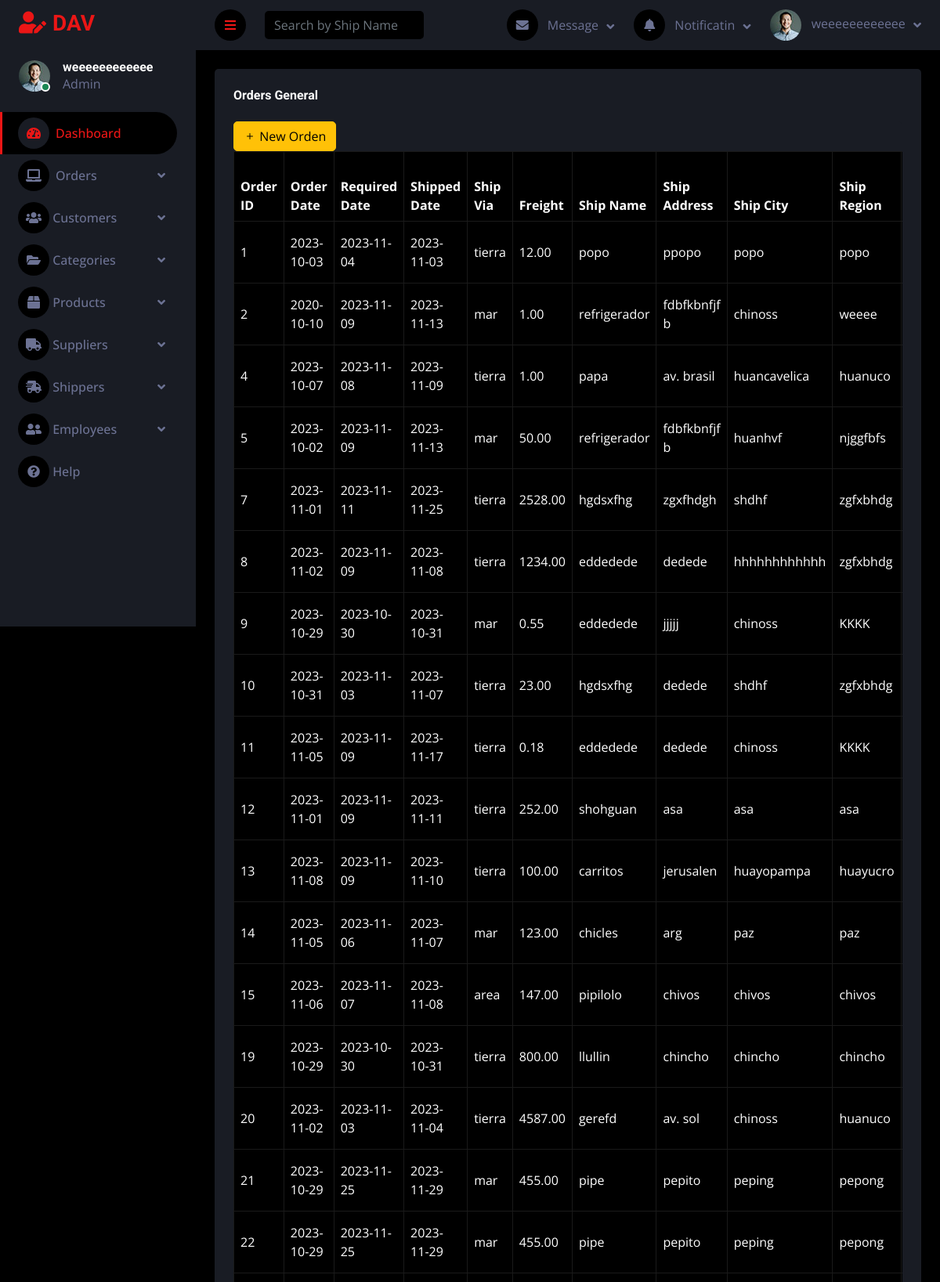
/z13list_order.php (signed in, upper part), run on the app's committed database.
### tables this page shows
CREATE TABLE `user` (
  `user_id` int(11) NOT NULL,
  `username` varchar(255) NOT NULL,
  `password` varchar(255) NOT NULL,
  `email` varchar(255) NOT NULL,
  `state` enum('activo','eliminado') DEFAULT 'activo'
);

CREATE TABLE `orders` (
  `order_id` int(11) NOT NULL,
  `user_id` int(11) DEFAULT NULL,
  `customer_id` int(11) DEFAULT NULL,
  `employee_id` int(11) DEFAULT NULL,
  `shipper_id` int(11) DEFAULT NULL,
  `order_date` date DEFAULT NULL,
  `required_date` date DEFAULT NULL,
  `shipped_date` date DEFAULT NULL,
  `ship_via` varchar(50) DEFAULT NULL,
  `freight` decimal(10,2) DEFAULT NULL,
  `ship_name` varchar(255) DEFAULT NULL,
  `ship_address` varchar(255) DEFAULT NULL,
  `ship_city` varchar(255) DEFAULT NULL,
  `ship_region` varchar(255) DEFAULT NULL,
  `ship_postal_code` varchar(10) DEFAULT NULL,
  `ship_country` varchar(255) DEFAULT NULL,
  `state` enum('activo','eliminado') DEFAULT 'activo'
);

### z13list_order.php (the view, shortened to what this page needs)
<!DOCTYPE html>
<html lang="en">
<head>
    <link href="https://cdnjs.cloudflare.com/ajax/libs/font-awesome/5.10.0/css/all.min.css" rel="stylesheet">
    <link href="https://cdn.jsdelivr.net/npm/bootstrap-icons@1.4.1/font/bootstrap-icons.css" rel="stylesheet">
    <link href="lib/owlcarousel/assets/owl.carousel.min.css" rel="stylesheet">
    <link href="lib/tempusdominus/css/tempusdominus-bootstrap-4.min.css" rel="stylesheet" />
    <link href="css/bootstrap.min.css" rel="stylesheet">
    <link href="css/style.css" rel="stylesheet">
</head>
<body>
    <div class="container-fluid position-relative d-flex p-0">
        <div class="sidebar pe-4 pb-3">
            <nav class="navbar bg-secondary navbar-dark">
                <a href="index2.php" class="navbar-brand mx-4 mb-3">
                    <h3 class="text-primary"><i class="fa fa-user-edit me-2"></i>DAV</h3>
                </a>
                <div class="d-flex align-items-center ms-4 mb-4">
                    <div class="position-relative">
                        <img class="rounded-circle" src="img/user.jpg" alt="" style="width: 40px; height: 40px;">
                        <div class="bg-success rounded-circle border border-2 border-white position-absolute end-0 bottom-0 p-1"></div>
                    </div>
                    <div class="ms-3">
                        <h6 class="mb-0">
                        <?php
                                    include 'sistem/data_base/conn.php';
                                    if (isset($_SESSION['user_id'])) {
                                        $userId = $_SESSION['user_id'];
                                        $sql = "SELECT username FROM user WHERE user_id = $userId";
                                        $result = mysqli_query($conn, $sql);
                                        if ($result) {
                                            $row = mysqli_fetch_assoc($result);
                                            $username = $row['username'];
                                            echo $username;
                                        } else {
                                            echo "Error al ejecutar la consulta: " . mysqli_error($conn);
                                        }
                                    } else {
                                        header("Location: index.html");
                                        exit();
                                    }
                                ?>
                        </h6>
                        <span>Admin</span>
                    </div>
                </div>
                <div class="navbar-nav w-100">
                    <a href="index2.php" class="nav-item nav-link active"><i class="fa fa-tachometer-alt me-2"></i>Dashboard</a>
                        <div class="nav-item dropdown">
                            <a href="#" class="nav-link dropdown-toggle" data-bs-toggle="dropdown"><i class="fa fa-laptop me-2"></i>Orders</a>
                        </div>
                        <div class="nav-item dropdown">
                            <a href="#" class="nav-link dropdown-toggle" data-bs-toggle="dropdown"><i class="fas fa-users"></i> Customers</a>
                        </div>
                        <div class="nav-item dropdown">
                            <a href="#" class="nav-link dropdown-toggle" data-bs-toggle="dropdown"><i class="fas fa-folder-open"></i> Categories</a>
                        </div>
                        <div class="nav-item dropdown">
                            <a href="#" class="nav-link dropdown-toggle" data-bs-toggle="dropdown"><i class="fas fa-box"></i> Products</a>
                        </div>
                        <div class="nav-item dropdown">
                            <a href="#" class="nav-link dropdown-toggle" data-bs-toggle="dropdown"><i class="fas fa-truck"></i> Suppliers</a>
                        </div>
                        <div class="nav-item dropdown">
                            <a href="#" class="nav-link dropdown-toggle" data-bs-toggle="dropdown"><i class="fas fa-shipping-fast"></i> Shippers</a>
                        </div>
                        <div class="nav-item dropdown">
                            <a href="#" class="nav-link dropdown-toggle" data-bs-toggle="dropdown"><i class="fas fa-user-friends"></i> Employees</a>
                        </div>
                        <a href="404.php" class="nav-item nav-link"><i class="fas fa-question-circle"></i> Help</a>
                        </div>
                    </div>
                </div>
        <div class="content">
            <nav class="navbar navbar-expand bg-secondary navbar-dark sticky-top px-4 py-0">
                <a href="#" class="sidebar-toggler flex-shrink-0">
                    <i class="fa fa-bars"></i>
                </a>
                <form class="d-none d-md-flex ms-4">
                    <input class="form-control bg-dark border-0" type="search" placeholder="Search by Ship Name">
                </form>
                <div class="navbar-nav align-items-center ms-auto">
                    <div class="nav-item dropdown">
                        <a href="#" class="nav-link dropdown-toggle" data-bs-toggle="dropdown">
                            <i class="fa fa-envelope me-lg-2"></i>
                            <span class="d-none d-lg-inline-flex">Message</span>
                        </a>
                    </div>
                    <div class="nav-item dropdown">
                        <a href="#" class="nav-link dropdown-toggle" data-bs-toggle="dropdown">
                            <i class="fa fa-bell me-lg-2"></i>
                            <span class="d-none d-lg-inline-flex">Notificatin</span>
                        </a>
                    </div>
                    <div class="nav-item dropdown">
                        <a href="#" class="nav-link dropdown-toggle" data-bs-toggle="dropdown">
                            <img class="rounded-circle me-lg-2" src="img/user.jpg" alt="" style="width: 40px; height: 40px;">
                            <span class="d-none d-lg-inline-flex">
                            <?php
                                    include 'sistem/data_base/conn.php';
                                    if (isset($_SESSION['user_id'])) {
                                        $userId = $_SESSION['user_id'];
                                        $sql = "SELECT username FROM user WHERE user_id = $userId";
                                        $result = mysqli_query($conn, $sql);
                                        if ($result) {
                                            $row = mysqli_fetch_assoc($result);
                                            $username = $row['username'];
                                            echo $username;
                                        } else {
                                            echo "Error al ejecutar la consulta: " . mysqli_error($conn);
                                        }
                                    } else {
                                        header("Location: index.html");
                                        exit();
                                    }
                                    ?>
                            </span>
                        </a>
                    </div>
                </div>
            </nav>
            <div class="container-fluid pt-4 px-4">
                <div class="row g-4">
                    <div class="col-sm-12 col-xl-35">
                        <div class="bg-secondary rounded h-100 p-4">
                            <h6 class="mb-4">Orders General</h6>
            <div class="container-fluid pt-0 px-0">
                <div class="bg-secondary text-center rounded p-0">
                    <div class="d-flex align-items-center justify-content-between mb-0">
                        <div class="d-flex justify-content-between align-items-center">
                                <a href="z11new_orders.php" class="btn btn-warning"><i class="bi bi-plus"></i> New Orden</a>
                            </div>
                    </div>
                    <div class="table-responsive">
                        <table class="table text-start align-middle table-bordered table-hover mb-0 table-dark">
                            <thead>
                                <tr>
                                    <th>Order ID</th>
                                    <th>Order Date</th>
                                    <th>Required Date</th>
                                    <th>Shipped Date</th>
                                    <th>Ship Via</th>
                                    <th>Freight</th>
                                    <th>Ship Name</th>
                                    <th>Ship Address</th>
                                    <th>Ship City</th>
                                    <th>Ship Region</th>
                                </tr>
                            </thead>
                                <tbody>
                                    <?php
                                    include 'sistem/data_base/conn.php';
                                    $query = "SELECT * FROM orders WHERE state = 'Activo'";
                                    $result = mysqli_query($conn, $query);
                                    if (mysqli_num_rows($result) > 0) {
                                        while ($row = mysqli_fetch_assoc($result)) {
                                            echo "<tr>";
                                            echo "<td>" . $row['order_id'] . "</td>";
                                            echo "<td>" . $row['order_date'] . "</td>";
                                            echo "<td>" . $row['required_date'] . "</td>";
                                            echo "<td>" . $row['shipped_date'] . "</td>";
                                            echo "<td>" . $row['ship_via'] . "</td>";
                                            echo "<td>" . $row['freight'] . "</td>";
                                            echo "<td>" . $row['ship_name'] . "</td>";
                                            echo "<td>" . $row['ship_address'] . "</td>";
                                            echo "<td>" . $row['ship_city'] . "</td>";
                                            echo "<td>" . $row['ship_region'] . "</td>";
                                            echo "</tr>";
                                        }
                                    } else {
                                        echo "<tr><td colspan='17'>No se encontraron órdenes en la base de datos.</td></tr>";
                                    }
                                    ?>
                                </tbody>
                        </table>
                    </div>
                </div>
            </div>
                        </div>
                    </div>
                </div>
            </div>
        </div>
</body>
</html>

### css/style.css (style rules this page uses)
:root { --primary: #EB1616; --secondary: #191C24; --light: #6C7293; --dark: #000000; }
.btn { transition: .5s; }
.sidebar { position: fixed; top: 0; left: 0; bottom: 0; width: 250px; height: 100vh; overflow-y: auto; background: var(--secondary); transition: 0.5s; z-index: 999; }
.content { margin-left: 250px; min-height: 100vh; background: var(--dark); transition: 0.5s; }
@media (min-width: 992px) { .sidebar { margin-left: 0; } }
@media (min-width: 992px) { .content { width: calc(100% - 250px); } }
.sidebar .navbar .navbar-nav .nav-link { padding: 7px 20px; color: var(--light); font-weight: 500; border-left: 3px solid var(--secondary); border-radius: 0 30px 30px 0; outline: none; }
.sidebar .navbar .navbar-nav .nav-link:hover, .sidebar .navbar .navbar-nav .nav-link.active { color: var(--primary); background: var(--dark); border-color: var(--primary); }
.sidebar .navbar .navbar-nav .nav-link i { width: 40px; height: 40px; display: inline-flex; align-items: center; justify-content: center; background: var(--dark); border-radius: 40px; }
.sidebar .navbar .navbar-nav .nav-link:hover i, .sidebar .navbar .navbar-nav .nav-link.active i { background: var(--secondary); }
.sidebar .navbar .dropdown-toggle::after { position: absolute; top: 15px; right: 15px; border: none; content: "\f107"; font-family: "Font Awesome 5 Free"; font-weight: 900; transition: .5s; }
.content .navbar .navbar-nav .nav-link { margin-left: 25px; padding: 12px 0; color: var(--light); outline: none; }
.content .navbar .sidebar-toggler, .content .navbar .navbar-nav .nav-link i { width: 40px; height: 40px; display: inline-flex; align-items: center; justify-content: center; background: var(--dark); border-radius: 40px; }
.content .navbar .dropdown-toggle::after { margin-left: 6px; vertical-align: middle; border: none; content: "\f107"; font-family: "Font Awesome 5 Free"; font-weight: 900; transition: .5s; }

### data on the page
user: username "weeeeeeeeeeee"
orders: order_id "1", order_date "2023-10-03", required_date "2023-11-04", shipped_date "2023-11-03", ship_via "tierra", freight "12.00", ship_name "popo", ship_address "ppopo", ship_city "popo", ship_region "popo"
orders: order_id "2", order_date "2020-10-10", required_date "2023-11-09", shipped_date "2023-11-13", ship_via "mar", freight "1.00", ship_name "refrigerador", ship_address "fdbfkbnfjf b", ship_city "chinoss", ship_region "weeee"
orders: order_id "4", order_date "2023-10-07", required_date "2023-11-08", shipped_date "2023-11-09", ship_via "tierra", freight "1.00", ship_name "papa", ship_address "av. brasil", ship_city "huancavelica", ship_region "huanuco"
orders: order_id "5", order_date "2023-10-02", required_date "2023-11-09", shipped_date "2023-11-13", ship_via "mar", freight "50.00", ship_name "refrigerador", ship_address "fdbfkbnfjf b", ship_city "huanhvf", ship_region "njggfbfs"
orders: order_id "7", order_date "2023-11-01", required_date "2023-11-11", shipped_date "2023-11-25", ship_via "tierra", freight "2528.00", ship_name "hgdsxfhg", ship_address "zgxfhdgh", ship_city "shdhf", ship_region "zgfxbhdg"
orders: order_id "8", order_date "2023-11-02", required_date "2023-11-09", shipped_date "2023-11-08", ship_via "tierra", freight "1234.00", ship_name "eddedede", ship_address "dedede", ship_city "hhhhhhhhhhhh", ship_region "zgfxbhdg"
orders: order_id "9", order_date "2023-10-29", required_date "2023-10-30", shipped_date "2023-10-31", ship_via "mar", freight "0.55", ship_name "eddedede", ship_address "jjjjj", ship_city "chinoss", ship_region "KKKK"
orders: order_id "10", order_date "2023-10-31", required_date "2023-11-03", shipped_date "2023-11-07", ship_via "tierra", freight "23.00", ship_name "hgdsxfhg", ship_address "dedede", ship_city "shdhf", ship_region "zgfxbhdg"
orders: order_id "11", order_date "2023-11-05", required_date "2023-11-09", shipped_date "2023-11-17", ship_via "tierra", freight "0.18", ship_name "eddedede", ship_address "dedede", ship_city "chinoss", ship_region "KKKK"
orders: order_id "12", order_date "2023-11-01", required_date "2023-11-09", shipped_date "2023-11-11", ship_via "tierra", freight "252.00", ship_name "shohguan", ship_address "asa", ship_city "asa", ship_region "asa"
orders: order_id "13", order_date "2023-11-08", required_date "2023-11-09", shipped_date "2023-11-10", ship_via "tierra", freight "100.00", ship_name "carritos", ship_address "jerusalen", ship_city "huayopampa", ship_region "huayucro"
orders: order_id "14", order_date "2023-11-05", required_date "2023-11-06", shipped_date "2023-11-07", ship_via "mar", freight "123.00", ship_name "chicles", ship_address "arg", ship_city "paz", ship_region "paz"
orders: order_id "15", order_date "2023-11-06", required_date "2023-11-07", shipped_date "2023-11-08", ship_via "area", freight "147.00", ship_name "pipilolo", ship_address "chivos", ship_city "chivos", ship_region "chivos"
orders: order_id "19", order_date "2023-10-29", required_date "2023-10-30", shipped_date "2023-10-31", ship_via "tierra", freight "800.00", ship_name "llullin", ship_address "chincho", ship_city "chincho", ship_region "chincho"
orders: order_id "20", order_date "2023-11-02", required_date "2023-11-03", shipped_date "2023-11-04", ship_via "tierra", freight "4587.00", ship_name "gerefd", ship_address "av. sol", ship_city "chinoss", ship_region "huanuco"
orders: order_id "21", order_date "2023-10-29", required_date "2023-11-25", shipped_date "2023-11-29", ship_via "mar", freight "455.00", ship_name "pipe", ship_address "pepito", ship_city "peping", ship_region "pepong"
orders: order_id "22", order_date "2023-10-29", required_date "2023-11-25", shipped_date "2023-11-29", ship_via "mar", freight "455.00", ship_name "pipe", ship_address "pepito", ship_city "peping", ship_region "pepong"
